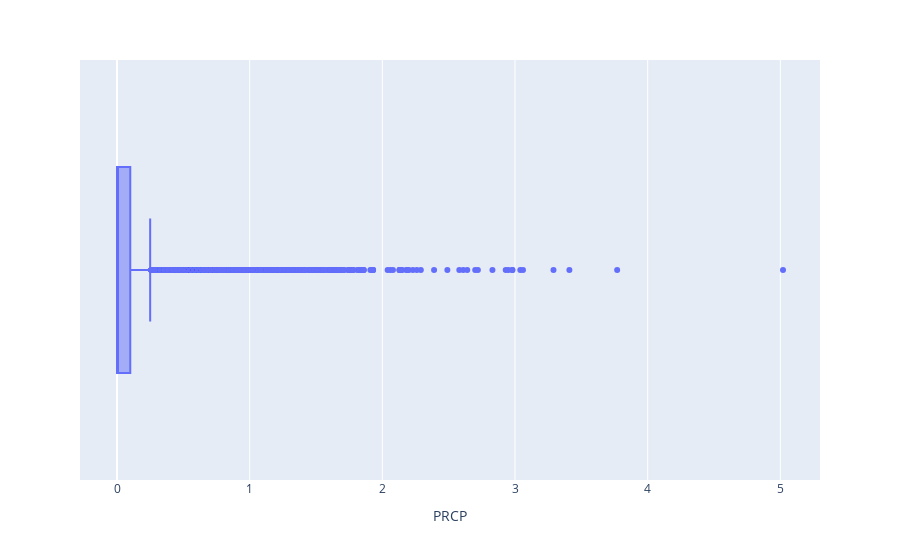

Notebook source saved alongside this figure:
### Code cell
box1 = px.box(x=df['PRCP'], labels={'x':'PRCP'})
box1.show()

### Figure 1 — Plotly figure (JSON) as saved in the notebook; plotly's stock layout.template omitted (floating-point values rounded to 4 significant figures; data arrays with more than 128 entries replaced by an {"elided": "..."} marker saying what was removed)
{"data": [{"alignmentgroup": "True", "hovertemplate": "PRCP=%{x}<extra></extra>", "legendgroup": "", "marker": {"color": "#636efa"}, "name": "", "notched": false, "offsetgroup": "", "orientation": "h", "showlegend": false, "type": "box", "x": {"elided": "25551 float values"}, "x0": " ", "xaxis": "x", "y0": " ", "yaxis": "y"}], "layout": {"boxmode": "group", "legend": {"tracegroupgap": 0}, "margin": {"t": 60}, "xaxis": {"anchor": "y", "domain": [0, 1], "title": {"text": "PRCP"}}, "yaxis": {"anchor": "x", "domain": [0, 1]}}}
